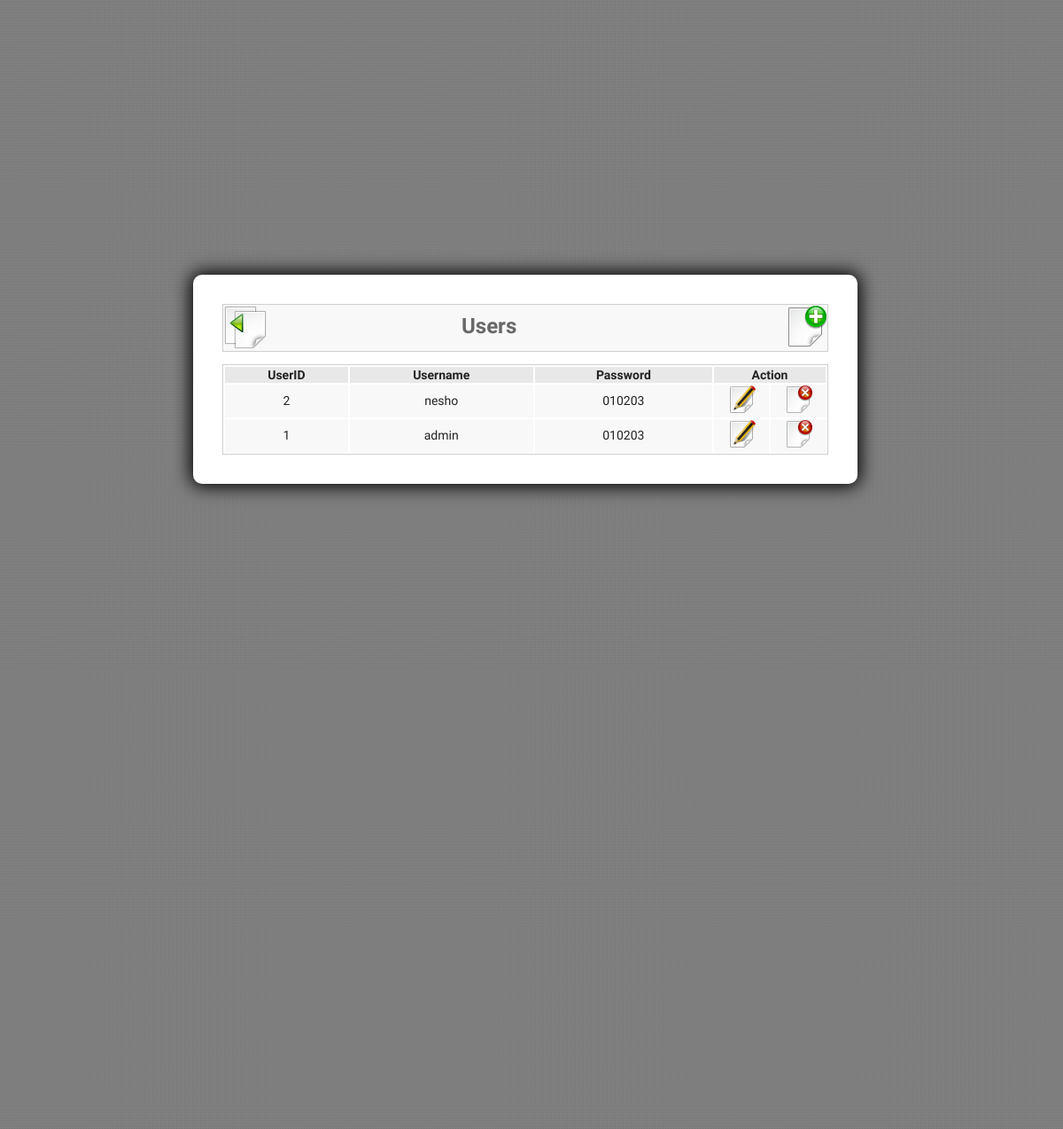
The app's page /adm/users/users.php (signed in) with its own data.
### tables this page shows
CREATE TABLE `users` (
  `id` int(11) NOT NULL,
  `username` varchar(255) NOT NULL,
  `password` varchar(255) NOT NULL
);

### adm/users/users.php (the view, shortened to what this page needs)
<?php
require('../adm_header.php');
?>
<div class="title">
    <div style="float:left;">
        <a href="../admin.php"><img style="width:48px; height:48px" src="<?php echo IMG_URL; ?>adm_back.png" /></a>
    </div>
    <h1>Users</h1>
    <div style="float:right;">
        <a href="add_edit_users.php?add=user"><img style="width:48px; height:48px" src="<?php echo IMG_URL; ?>add.png" /></a>
    </div>
</div>
<div id="clear">&nbsp;</div>
<?php
$qry = mysqli_query($con, "SELECT * FROM users order by users.id DESC");
echo '<table cellspacing="2" cellpadding="1" width="100%" style="border:1px solid #cfcfcf; font-size:14px; color:#222; text-align:center;">';
echo '<tr bgcolor="#e8e8e8">';
echo '<th>UserID</th><th>Username</th><th>Password</th><th colspan="2">Action</th>';
echo '</tr>';
while ($row = mysqli_fetch_array($qry, MYSQLI_ASSOC)) {
    echo '<tr bgcolor="#f8f8f8">';
    echo '<td>' . $row['id'] . '</td>';
    echo '<td>' . $row['username'] . '</td>';
    echo '<td>' . $row['password'] . '</td>';
?>
    <td style="width:60px;"><a href="add_edit_users.php?user_id=<?php echo $row['id']; ?>" class="action"><img style="width:32px; height:32px" src="<?php echo IMG_URL; ?>edit.png" /></a></td>
    <td style="width:60px;"><a href="users.php?del_user=<?php echo $row['id']; ?>&user_name=<?php echo $row['username']; ?>" class="action" onclick="return confirm('Are you sure?');"><img style="width:32px; height:32px" src="<?php echo IMG_URL; ?>delete.png" /></a></td>
<?php
    echo '</tr>';
}
echo '</table>';
?>
<?php
require('../adm_footer.php');
?>

### library/default.css (style rules this page uses)
html, body { height: 100%; }
body { margin: 0px; padding: 0px; background: #FFF url(../images/subtle_dots.png) repeat; font-family: 'Source Sans Pro', sans-serif; font-size: 12pt; font-weight: 300; color: #000000; }
h1, h2, h3 { margin: 0; padding: 0; }
a { color: #0000FF; }
.box1, .box2, .box3, { float: left; margin-right: 20px; }
#clear { clear: both; }

### library/adm.css (style rules this page uses)
body { margin: 0px; padding: 0px; }
.title { height: 50px; background: #f8f8f8; padding: 1px; margin: 0; border: 1px solid #cfcfcf; }
.title h1 { float:left; color: #686868; text-align: center; margin-left: 220px; margin-top: 9px; }

### records on screen
users: id "2", username "nesho", password "010203"
users: id "1", username "admin", password "010203"
